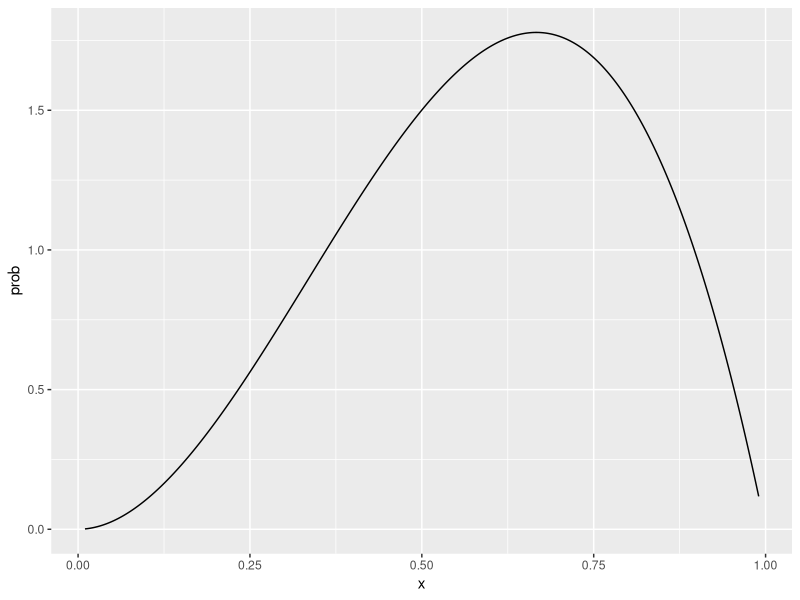
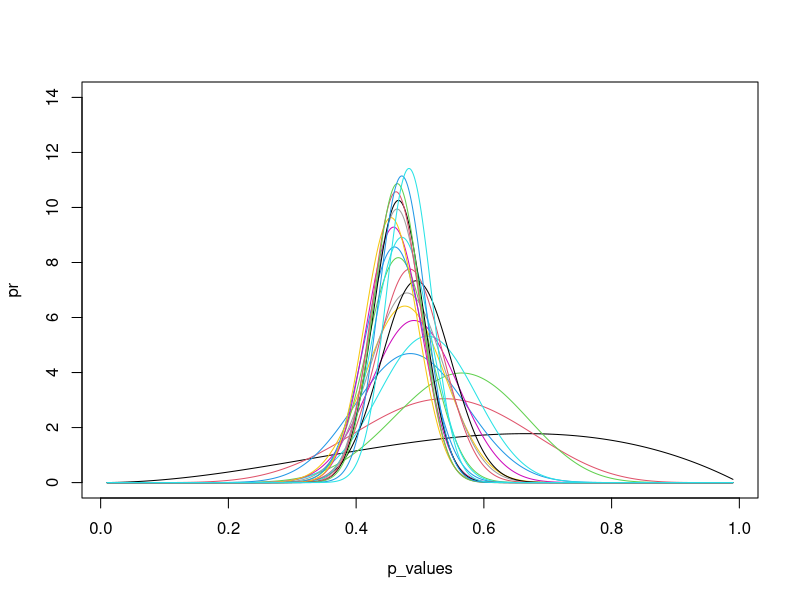
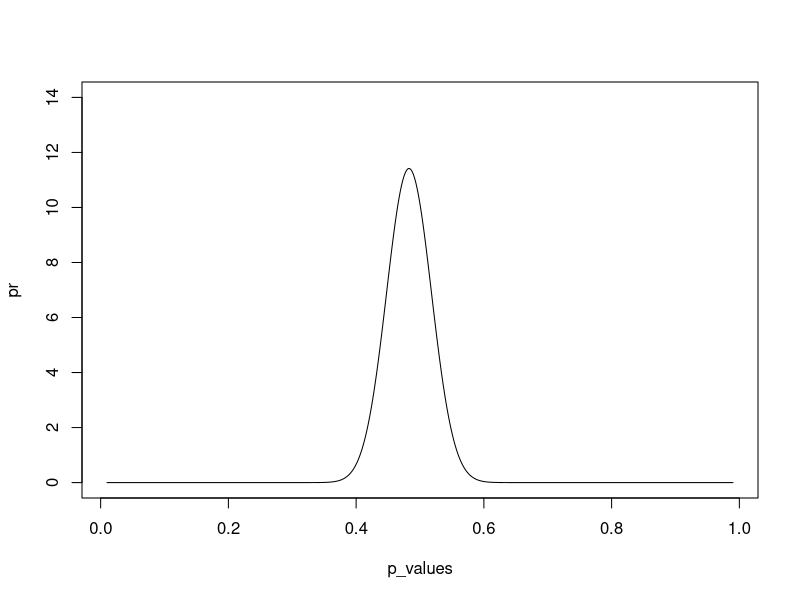
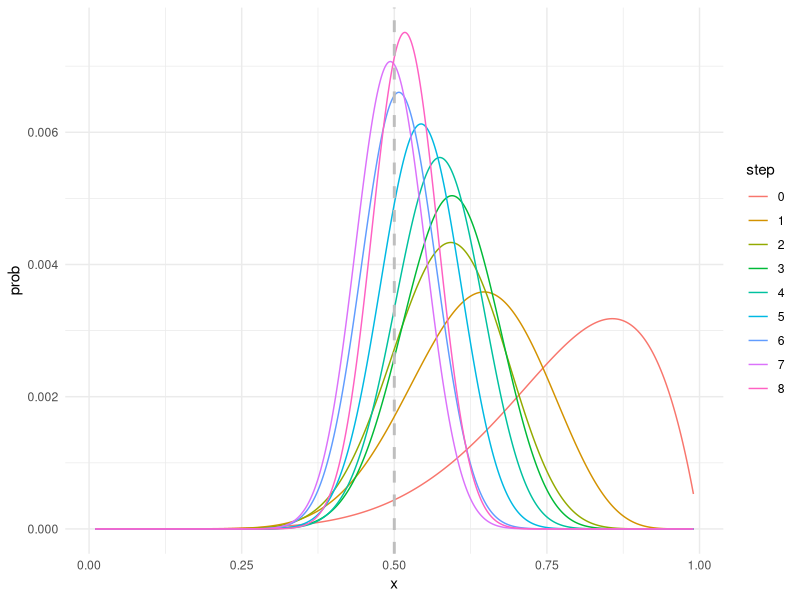
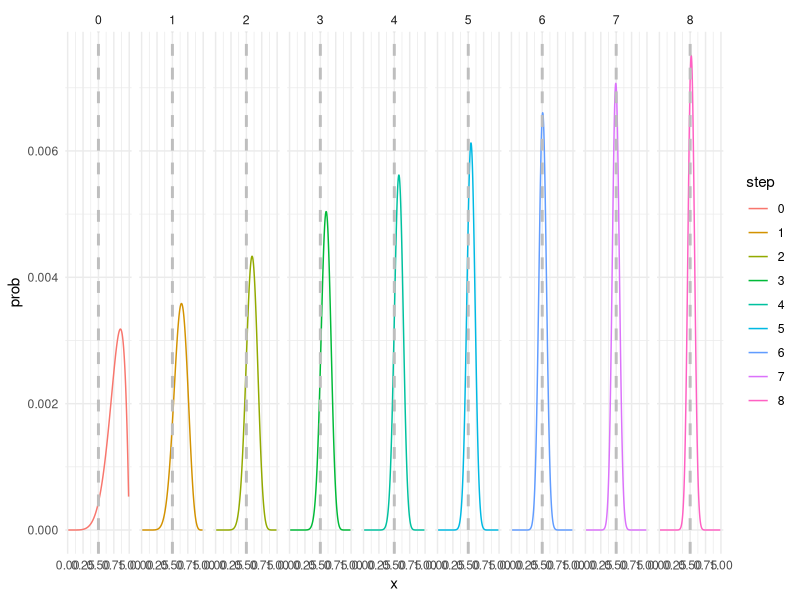
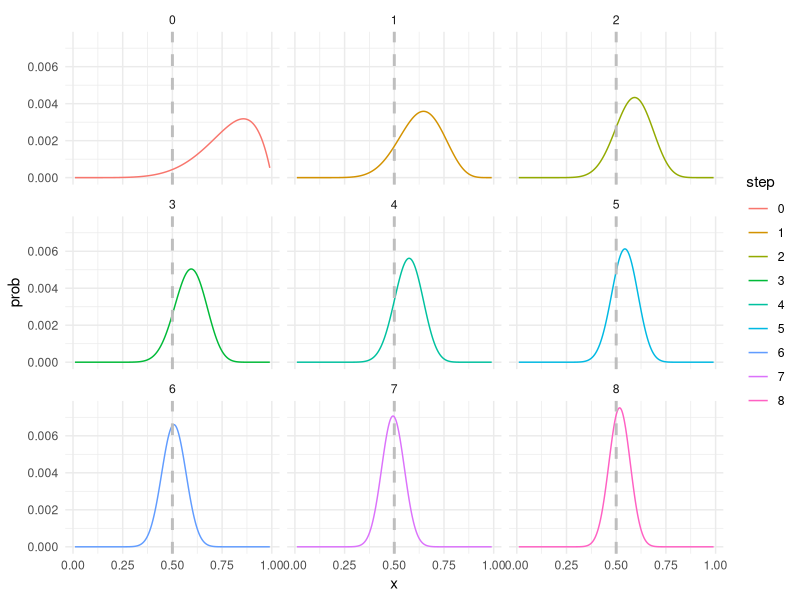

These charts were generated, in order, by the following R code:
# created July 13, 2024

# from https://stats.stackexchange.com/questions/319494/showing-bayesian-updating-in-r

require(ggplot2)

# True distribution
p <- 0.5
n <- 10

# Prior on p (n assumed known), discretized

# range of probability [0.01 - 0.99]
p_values <- seq(0.01,0.99,0.001)
# probability is beta(1,1)
pr <- dbeta(p_values,3,2)
# Have to normalize given discreteness
pr <- 1000 * pr / sum(pr)

tibble::tibble(x = p_values, prob = pr) |>
  ggplot(aes(x = x, y=prob)) +
  geom_line()

  geom_histogram(alpha = 0.30, position = 'identity', color="#e9ecef", bins = 30)

plot(pr~p_values, col=1, ylim=c(0, 14), type="l")

# Run for 20 samples
for (i in 1:20) {
  x <- rbinom(1, n, p)
  ps <- dbinom(x, n, p_values) * pr
  ps <- 1000 * ps / sum(ps)
  lines(ps~p_values, col=(i+1))

  pr = ps
}

plot(pr~p_values, col=1, ylim=c(0, 14), type="l")

# USE THIS CODE ======================================
# showing the posterior approaching the correct value.


p <- 0.5
n <- 10
# range of probability [0.01 - 0.99]
p_values <- seq(0.01,0.99,0.001)
# prior probability is beta(1,1)
pr <- dbeta(p_values,7,2)
# Have to normalize given discreteness
pr <- pr / sum(pr) # 1000 * pr / sum(pr)
# create the data
dat <- tibble::tibble(x = p_values, prob = pr) |>
  dplyr::mutate(step= 0)

# dat |>
#   ggplot(aes(x = x, y=prob)) +
#   geom_line() +
#   theme_minimal()

# Run for M samples
for (i in 1:8) {
  x <- rbinom(1, n, p)
  ps <- dbinom(x, n, p_values) * pr
  ps <- ps / sum(ps) # 1000 * ps / sum(ps)
  # lines(ps~p_values, col=(i+1))
  dat <- dat |>
    dplyr::bind_rows(
      tibble::tibble(x = p_values, prob = ps) |>
        dplyr::mutate(step = i)
    )
  #
  pr = ps
}


dat |> dplyr::mutate(step = factor(step)) |>
  dplyr::group_by(step) |>
  ggplot(aes(x = x, y=prob, color = step)) +
  geom_line() +
  geom_vline(xintercept=0.5, color="grey", size=1, linetype = "dashed") +
  theme_minimal()

dat |> dplyr::mutate(step = factor(step)) |>
  dplyr::group_by(step) |>
  ggplot(aes(x = x, y=prob, color = step)) +
  geom_line() +
  geom_vline(xintercept=0.5, color="grey", size=1, linetype = "dashed") +
  facet_grid(cols = vars(step)) +
  theme_minimal()

dat |> dplyr::mutate(step = factor(step)) |>
  dplyr::group_by(step) |>
  ggplot(aes(x = x, y=prob, color = step)) +
  geom_line() +
  geom_vline(xintercept=0.5, color="grey", size=1, linetype = "dashed") +
  facet_wrap(vars(step), nrow = 3) +
  theme_minimal()


